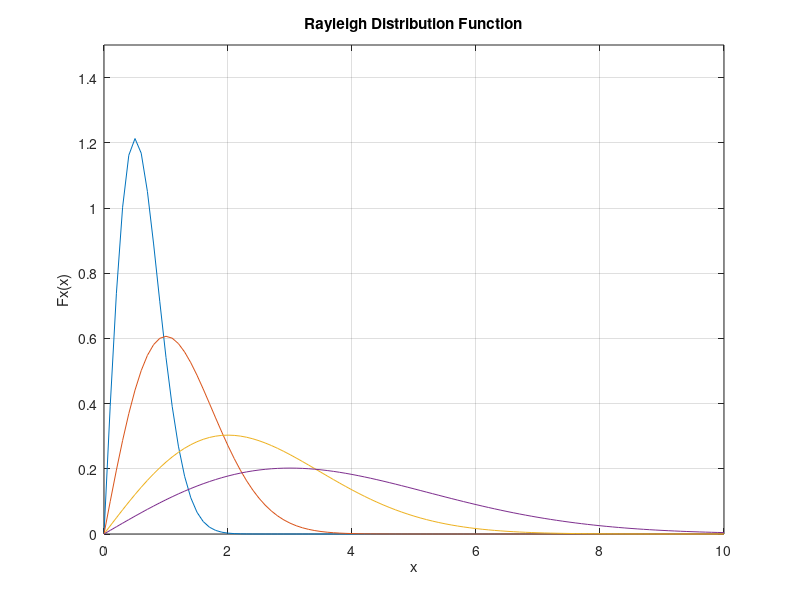

Recreate this plot in MATLAB.
%To write a MatLab Program for plotting 
%Probability Distribution Function of Rayleigh Distribution.
clc; clear all; close all;
m = 0;
sig = [0.5 1 2 3];
x = 0:0.1:10;
f=zeros(1,length(x));
for w = 1:length(sig)
for i = 1:length(x)
f(i) = x(i)./(sig(w)^2).*exp(-(x(i)^2/(2*(sig(w))^2)));
 
end
plot(x,f)
hold on
end
xlabel('x'); 
ylabel('Fx(x)'); 
title('Rayleigh Distribution Function')
axis([0 10 0 1.5]);
grid on 
